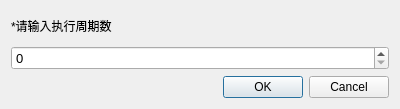
<?xml version="1.0" encoding="UTF-8"?>
<ui version="4.0">
 <class>MultiStepDialog</class>
 <widget class="QDialog" name="MultiStepDialog">
  <property name="geometry">
   <rect>
    <x>0</x>
    <y>0</y>
    <width>400</width>
    <height>109</height>
   </rect>
  </property>
  <property name="sizePolicy">
   <sizepolicy hsizetype="Preferred" vsizetype="Minimum">
    <horstretch>0</horstretch>
    <verstretch>0</verstretch>
   </sizepolicy>
  </property>
  <property name="windowTitle">
   <string>多步前进</string>
  </property>
  <layout class="QHBoxLayout" name="horizontalLayout">
   <item>
    <layout class="QVBoxLayout" name="verticalLayout">
     <item>
      <widget class="QLabel" name="label">
       <property name="sizePolicy">
        <sizepolicy hsizetype="Expanding" vsizetype="Preferred">
         <horstretch>0</horstretch>
         <verstretch>0</verstretch>
        </sizepolicy>
       </property>
       <property name="text">
        <string>*请输入执行周期数</string>
       </property>
       <property name="alignment">
        <set>Qt::AlignLeading|Qt::AlignLeft|Qt::AlignVCenter</set>
       </property>
      </widget>
     </item>
     <item>
      <widget class="QSpinBox" name="spinBox">
       <property name="font">
        <font>
         <family>Microsoft YaHei UI</family>
         <pointsize>10</pointsize>
        </font>
       </property>
      </widget>
     </item>
     <item>
      <widget class="QDialogButtonBox" name="buttonBox">
       <property name="orientation">
        <enum>Qt::Horizontal</enum>
       </property>
       <property name="standardButtons">
        <set>QDialogButtonBox::Cancel|QDialogButtonBox::Ok</set>
       </property>
      </widget>
     </item>
    </layout>
   </item>
  </layout>
 </widget>
 <resources/>
 <connections>
  <connection>
   <sender>buttonBox</sender>
   <signal>accepted()</signal>
   <receiver>MultiStepDialog</receiver>
   <slot>accept()</slot>
   <hints>
    <hint type="sourcelabel">
     <x>248</x>
     <y>254</y>
    </hint>
    <hint type="destinationlabel">
     <x>157</x>
     <y>274</y>
    </hint>
   </hints>
  </connection>
  <connection>
   <sender>buttonBox</sender>
   <signal>rejected()</signal>
   <receiver>MultiStepDialog</receiver>
   <slot>reject()</slot>
   <hints>
    <hint type="sourcelabel">
     <x>316</x>
     <y>260</y>
    </hint>
    <hint type="destinationlabel">
     <x>286</x>
     <y>274</y>
    </hint>
   </hints>
  </connection>
 </connections>
</ui>
